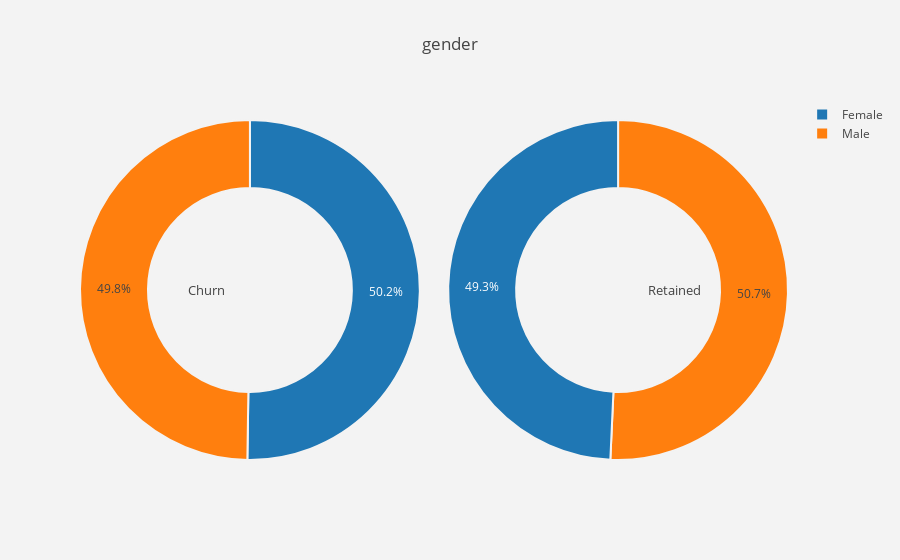
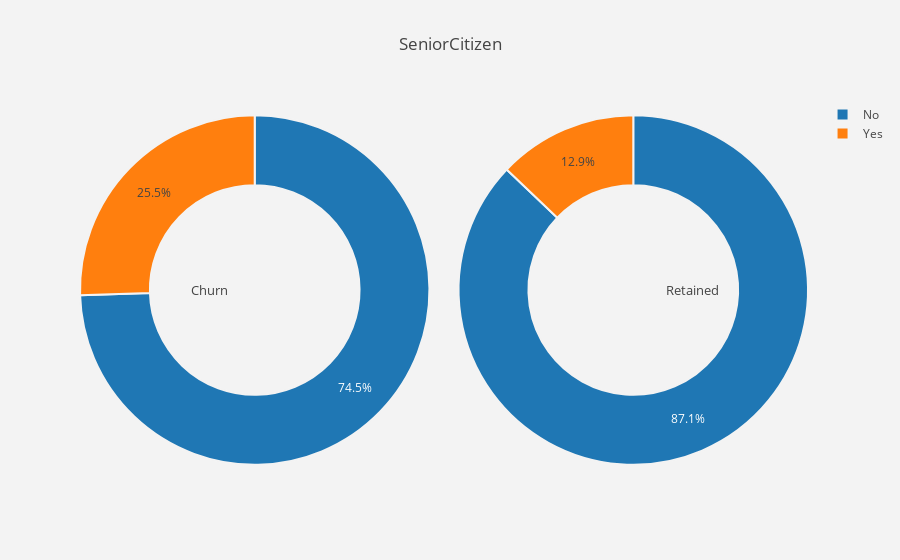
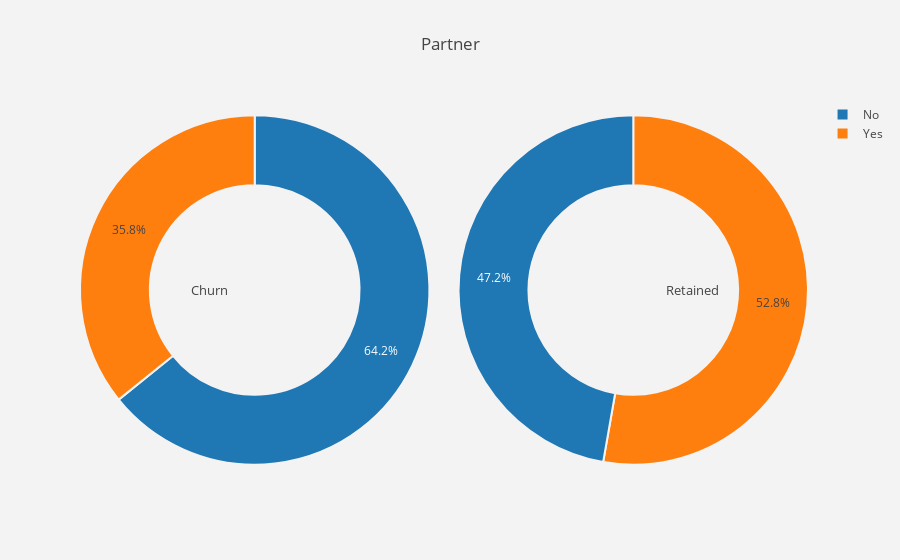
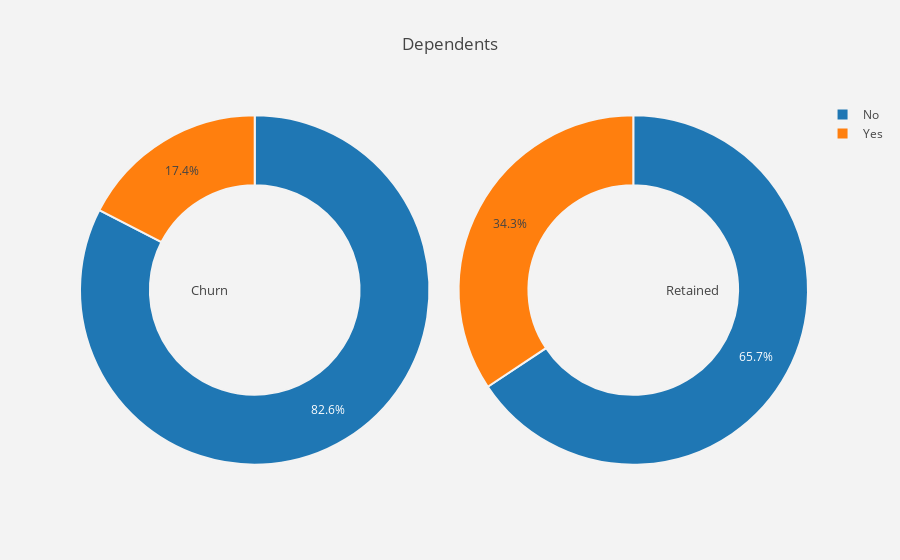

The notebook cell these images were saved under, in order:
### Code cell
# plotting plot pie for df_cat
for i in df_cat :
    plot_pie(i)

### Figure 1 — Plotly figure (JSON) as saved in the notebook; plotly's stock layout.template omitted (floating-point values rounded to 4 significant figures)
{"data": [{"domain": {"x": [0, 0.48]}, "hole": 0.6, "hoverinfo": "label+percent+name", "labels": ["Female", "Male"], "marker": {"line": {"color": "rgb(243,243,243)", "width": 2}}, "name": "Churn", "type": "pie", "uid": "1a28cd5e-cb9d-11e8-a1c6-9cb6d020d3f0", "values": [939, 930]}, {"domain": {"x": [0.52, 1]}, "hole": 0.6, "hoverinfo": "label+percent+name", "labels": ["Male", "Female"], "marker": {"line": {"color": "rgb(243,243,243)", "width": 2}}, "name": "Retained", "type": "pie", "uid": "1a28cd5f-cb9d-11e8-96c3-9cb6d020d3f0", "values": [2619, 2544]}], "layout": {"annotations": [{"font": {"size": 13}, "showarrow": false, "text": "Churn", "x": 0.15, "y": 0.5}, {"font": {"size": 13}, "showarrow": false, "text": "Retained", "x": 0.88, "y": 0.5}], "paper_bgcolor": "rgb(243,243,243)", "plot_bgcolor": "rgb(243,243,243)", "title": "gender"}}

### Figure 2 — Plotly figure (JSON) as saved in the notebook; plotly's stock layout.template omitted (floating-point values rounded to 4 significant figures)
{"data": [{"domain": {"x": [0, 0.48]}, "hole": 0.6, "hoverinfo": "label+percent+name", "labels": ["No", "Yes"], "marker": {"line": {"color": "rgb(243,243,243)", "width": 2}}, "name": "Churn", "type": "pie", "uid": "1a331788-cb9d-11e8-a0b0-9cb6d020d3f0", "values": [1393, 476]}, {"domain": {"x": [0.52, 1]}, "hole": 0.6, "hoverinfo": "label+percent+name", "labels": ["No", "Yes"], "marker": {"line": {"color": "rgb(243,243,243)", "width": 2}}, "name": "Retained", "type": "pie", "uid": "1a331789-cb9d-11e8-ad11-9cb6d020d3f0", "values": [4497, 666]}], "layout": {"annotations": [{"font": {"size": 13}, "showarrow": false, "text": "Churn", "x": 0.15, "y": 0.5}, {"font": {"size": 13}, "showarrow": false, "text": "Retained", "x": 0.88, "y": 0.5}], "paper_bgcolor": "rgb(243,243,243)", "plot_bgcolor": "rgb(243,243,243)", "title": "SeniorCitizen"}}

### Figure 3 — Plotly figure (JSON) as saved in the notebook; plotly's stock layout.template omitted (floating-point values rounded to 4 significant figures)
{"data": [{"domain": {"x": [0, 0.48]}, "hole": 0.6, "hoverinfo": "label+percent+name", "labels": ["No", "Yes"], "marker": {"line": {"color": "rgb(243,243,243)", "width": 2}}, "name": "Churn", "type": "pie", "uid": "1a3aae36-cb9d-11e8-8307-9cb6d020d3f0", "values": [1200, 669]}, {"domain": {"x": [0.52, 1]}, "hole": 0.6, "hoverinfo": "label+percent+name", "labels": ["Yes", "No"], "marker": {"line": {"color": "rgb(243,243,243)", "width": 2}}, "name": "Retained", "type": "pie", "uid": "1a3aae37-cb9d-11e8-862c-9cb6d020d3f0", "values": [2724, 2439]}], "layout": {"annotations": [{"font": {"size": 13}, "showarrow": false, "text": "Churn", "x": 0.15, "y": 0.5}, {"font": {"size": 13}, "showarrow": false, "text": "Retained", "x": 0.88, "y": 0.5}], "paper_bgcolor": "rgb(243,243,243)", "plot_bgcolor": "rgb(243,243,243)", "title": "Partner"}}

### Figure 4 — Plotly figure (JSON) as saved in the notebook; plotly's stock layout.template omitted (floating-point values rounded to 4 significant figures)
{"data": [{"domain": {"x": [0, 0.48]}, "hole": 0.6, "hoverinfo": "label+percent+name", "labels": ["No", "Yes"], "marker": {"line": {"color": "rgb(243,243,243)", "width": 2}}, "name": "Churn", "type": "pie", "uid": "1a42ba6c-cb9d-11e8-b11c-9cb6d020d3f0", "values": [1543, 326]}, {"domain": {"x": [0.52, 1]}, "hole": 0.6, "hoverinfo": "label+percent+name", "labels": ["No", "Yes"], "marker": {"line": {"color": "rgb(243,243,243)", "width": 2}}, "name": "Retained", "type": "pie", "uid": "1a42ba6d-cb9d-11e8-bfdc-9cb6d020d3f0", "values": [3390, 1773]}], "layout": {"annotations": [{"font": {"size": 13}, "showarrow": false, "text": "Churn", "x": 0.15, "y": 0.5}, {"font": {"size": 13}, "showarrow": false, "text": "Retained", "x": 0.88, "y": 0.5}], "paper_bgcolor": "rgb(243,243,243)", "plot_bgcolor": "rgb(243,243,243)", "title": "Dependents"}}
